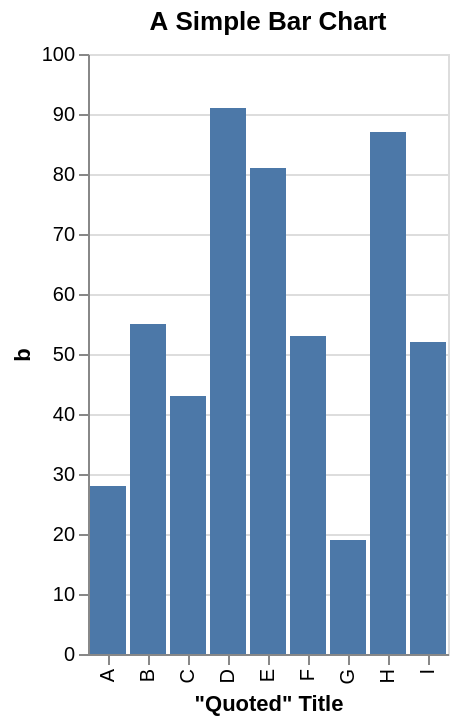

The Vega-Lite source for this figure:
### Vega-Lite specification from a JSON file in a GitHub repository (floating-point values rounded to 4 significant figures)
{"$schema": "https://vega.github.io/schema/vega-lite/v6.json", "title": "A Simple Bar Chart", "data": {"values": [{"a": "A", "b": 28}, {"a": "B", "b": 55}, {"a": "C", "b": 43}, {"a": "D", "b": 91}, {"a": "E", "b": 81}, {"a": "F", "b": 53}, {"a": "G", "b": 19}, {"a": "H", "b": 87}, {"a": "I", "b": 52}]}, "mark": "bar", "encoding": {"x": {"field": "a", "type": "nominal", "title": "\"Quoted\" Title"}, "y": {"field": "b", "type": "quantitative"}}}
